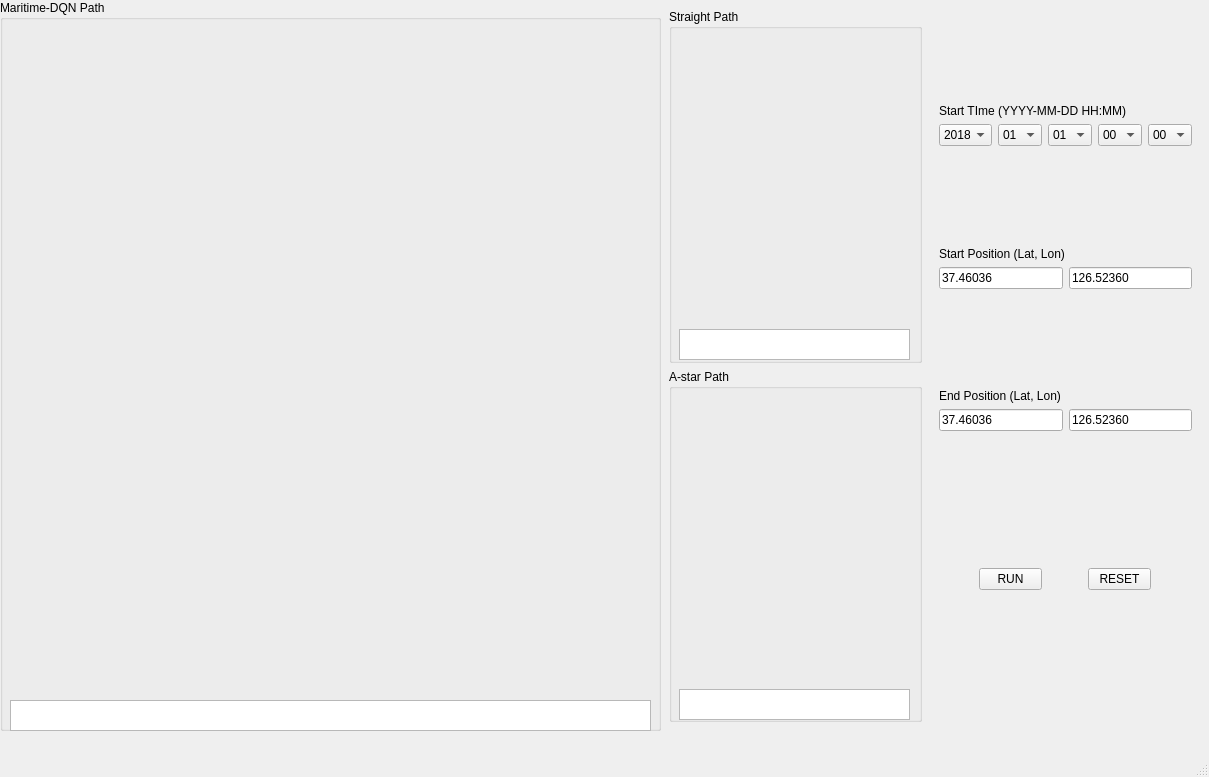
<?xml version="1.0" encoding="UTF-8"?>
<ui version="4.0">
 <class>MainWindow</class>
 <widget class="QMainWindow" name="MainWindow">
  <property name="geometry">
   <rect>
    <x>0</x>
    <y>0</y>
    <width>1209</width>
    <height>777</height>
   </rect>
  </property>
  <property name="windowTitle">
   <string>MainWindow</string>
  </property>
  <widget class="QWidget" name="centralwidget">
   <widget class="QFrame" name="right_panel">
    <property name="geometry">
     <rect>
      <x>930</x>
      <y>0</y>
      <width>271</width>
      <height>731</height>
     </rect>
    </property>
    <layout class="QVBoxLayout" name="verticalLayout">
     <item>
      <layout class="QVBoxLayout" name="verticalLayout_2">
       <item>
        <spacer name="verticalSpacer_3">
         <property name="sizeHint" stdset="0">
          <size>
           <width>20</width>
           <height>40</height>
          </size>
         </property>
        </spacer>
       </item>
       <item>
        <widget class="QLabel" name="label">
         <property name="text">
          <string>Start TIme (YYYY-MM-DD HH:MM)</string>
         </property>
        </widget>
       </item>
       <item>
        <layout class="QHBoxLayout" name="horizontalLayout_3">
         <item>
          <widget class="QComboBox" name="comboBox">
           <item>
            <property name="text">
             <string>2018</string>
            </property>
           </item>
           <item>
            <property name="text">
             <string>2019</string>
            </property>
           </item>
           <item>
            <property name="text">
             <string>2020</string>
            </property>
           </item>
          </widget>
         </item>
         <item>
          <widget class="QComboBox" name="comboBox_2">
           <item>
            <property name="text">
             <string>01</string>
            </property>
           </item>
           <item>
            <property name="text">
             <string>02</string>
            </property>
           </item>
           <item>
            <property name="text">
             <string>03</string>
            </property>
           </item>
           <item>
            <property name="text">
             <string>04</string>
            </property>
           </item>
           <item>
            <property name="text">
             <string>05</string>
            </property>
           </item>
           <item>
            <property name="text">
             <string>06</string>
            </property>
           </item>
           <item>
            <property name="text">
             <string>07</string>
            </property>
           </item>
           <item>
            <property name="text">
             <string>08</string>
            </property>
           </item>
           <item>
            <property name="text">
             <string>09</string>
            </property>
           </item>
           <item>
            <property name="text">
             <string>10</string>
            </property>
           </item>
           <item>
            <property name="text">
             <string>11</string>
            </property>
           </item>
           <item>
            <property name="text">
             <string>12</string>
            </property>
           </item>
          </widget>
         </item>
         <item>
          <widget class="QComboBox" name="comboBox_3">
           <item>
            <property name="text">
             <string>01</string>
            </property>
           </item>
           <item>
            <property name="text">
             <string>02</string>
            </property>
           </item>
           <item>
            <property name="text">
             <string>03</string>
            </property>
           </item>
           <item>
            <property name="text">
             <string>04</string>
            </property>
           </item>
           <item>
            <property name="text">
             <string>05</string>
            </property>
           </item>
           <item>
            <property name="text">
             <string>06</string>
            </property>
           </item>
           <item>
            <property name="text">
             <string>07</string>
            </property>
           </item>
           <item>
            <property name="text">
             <string>08</string>
            </property>
           </item>
           <item>
            <property name="text">
             <string>09</string>
            </property>
           </item>
           <item>
            <property name="text">
             <string>10</string>
            </property>
           </item>
           <item>
            <property name="text">
             <string>11</string>
            </property>
           </item>
           <item>
            <property name="text">
             <string>12</string>
            </property>
           </item>
           <item>
            <property name="text">
             <string>13</string>
            </property>
           </item>
           <item>
            <property name="text">
             <string>14</string>
            </property>
           </item>
           <item>
            <property name="text">
             <string>15</string>
            </property>
           </item>
           <item>
            <property name="text">
             <string>16</string>
            </property>
           </item>
           <item>
            <property name="text">
             <string>17</string>
            </property>
           </item>
           <item>
            <property name="text">
             <string>18</string>
            </property>
           </item>
           <item>
            <property name="text">
             <string>19</string>
            </property>
           </item>
           <item>
            <property name="text">
             <string>20</string>
            </property>
           </item>
           <item>
            <property name="text">
             <string>21</string>
            </property>
           </item>
           <item>
            <property name="text">
             <string>22</string>
            </property>
           </item>
           <item>
            <property name="text">
             <string>23</string>
            </property>
           </item>
           <item>
            <property name="text">
             <string>24</string>
            </property>
           </item>
           <item>
            <property name="text">
             <string>25</string>
            </property>
           </item>
           <item>
            <property name="text">
             <string>26</string>
            </property>
           </item>
           <item>
            <property name="text">
             <string>27</string>
            </property>
           </item>
           <item>
            <property name="text">
             <string>28</string>
            </property>
           </item>
           <item>
            <property name="text">
             <string>29</string>
            </property>
           </item>
           <item>
            <property name="text">
             <string>30</string>
            </property>
           </item>
           <item>
            <property name="text">
             <string>31</string>
            </property>
           </item>
          </widget>
         </item>
         <item>
          <widget class="QComboBox" name="comboBox_4">
           <item>
            <property name="text">
             <string>00</string>
            </property>
           </item>
           <item>
            <property name="text">
             <string>01</string>
            </property>
           </item>
           <item>
            <property name="text">
             <string>02</string>
            </property>
           </item>
           <item>
            <property name="text">
             <string>03</string>
            </property>
           </item>
           <item>
            <property name="text">
             <string>04</string>
            </property>
           </item>
           <item>
            <property name="text">
             <string>05</string>
            </property>
           </item>
           <item>
            <property name="text">
             <string>06</string>
            </property>
           </item>
           <item>
            <property name="text">
             <string>07</string>
            </property>
           </item>
           <item>
            <property name="text">
             <string>08</string>
            </property>
           </item>
           <item>
            <property name="text">
             <string>09</string>
            </property>
           </item>
           <item>
            <property name="text">
             <string>10</string>
            </property>
           </item>
           <item>
            <property name="text">
             <string>11</string>
            </property>
           </item>
           <item>
            <property name="text">
             <string>12</string>
            </property>
           </item>
           <item>
            <property name="text">
             <string>13</string>
            </property>
           </item>
           <item>
            <property name="text">
             <string>14</string>
            </property>
           </item>
           <item>
            <property name="text">
             <string>15</string>
            </property>
           </item>
           <item>
            <property name="text">
             <string>16</string>
            </property>
           </item>
           <item>
            <property name="text">
             <string>17</string>
            </property>
           </item>
           <item>
            <property name="text">
             <string>18</string>
            </property>
           </item>
           <item>
            <property name="text">
             <string>19</string>
            </property>
           </item>
           <item>
            <property name="text">
             <string>20</string>
            </property>
           </item>
           <item>
            <property name="text">
             <string>21</string>
            </property>
           </item>
           <item>
            <property name="text">
             <string>22</string>
            </property>
           </item>
           <item>
            <property name="text">
             <string>23</string>
            </property>
           </item>
          </widget>
         </item>
         <item>
          <widget class="QComboBox" name="comboBox_5">
           <item>
            <property name="text">
             <string>00</string>
            </property>
           </item>
           <item>
            <property name="text">
             <string>30</string>
            </property>
           </item>
          </widget>
         </item>
        </layout>
       </item>
       <item>
        <spacer name="verticalSpacer_9">
         <property name="sizeHint" stdset="0">
          <size>
           <width>20</width>
           <height>40</height>
          </size>
         </property>
        </spacer>
       </item>
       <item>
        <widget class="QLabel" name="label_2">
         <property name="text">
          <string>Start Position (Lat, Lon)</string>
         </property>
        </widget>
       </item>
       <item>
        <layout class="QHBoxLayout" name="horizontalLayout">
         <item>
          <widget class="QLineEdit" name="start_pos_lat">
           <property name="text">
            <string>37.46036</string>
           </property>
          </widget>
         </item>
         <item>
          <widget class="QLineEdit" name="start_pos_lon">
           <property name="text">
            <string>126.52360</string>
           </property>
          </widget>
         </item>
        </layout>
       </item>
       <item>
        <spacer name="verticalSpacer_6">
         <property name="sizeHint" stdset="0">
          <size>
           <width>20</width>
           <height>40</height>
          </size>
         </property>
        </spacer>
       </item>
       <item>
        <widget class="QLabel" name="label_3">
         <property name="text">
          <string>End Position (Lat, Lon)</string>
         </property>
        </widget>
       </item>
       <item>
        <layout class="QHBoxLayout" name="horizontalLayout_2">
         <item>
          <widget class="QLineEdit" name="end_pos_lat">
           <property name="text">
            <string>37.46036</string>
           </property>
          </widget>
         </item>
         <item>
          <widget class="QLineEdit" name="end_pos_lon">
           <property name="text">
            <string>126.52360</string>
           </property>
          </widget>
         </item>
        </layout>
       </item>
       <item>
        <spacer name="verticalSpacer_10">
         <property name="sizeHint" stdset="0">
          <size>
           <width>20</width>
           <height>40</height>
          </size>
         </property>
        </spacer>
       </item>
       <item>
        <layout class="QHBoxLayout" name="horizontalLayout_4">
         <item>
          <spacer name="horizontalSpacer_2">
           <property name="sizeHint" stdset="0">
            <size>
             <width>40</width>
             <height>20</height>
            </size>
           </property>
          </spacer>
         </item>
         <item>
          <widget class="QPushButton" name="run_button">
           <property name="text">
            <string>RUN</string>
           </property>
          </widget>
         </item>
         <item>
          <spacer name="horizontalSpacer">
           <property name="sizeHint" stdset="0">
            <size>
             <width>40</width>
             <height>20</height>
            </size>
           </property>
          </spacer>
         </item>
         <item>
          <widget class="QPushButton" name="reset_button">
           <property name="text">
            <string>RESET</string>
           </property>
          </widget>
         </item>
         <item>
          <spacer name="horizontalSpacer_3">
           <property name="sizeHint" stdset="0">
            <size>
             <width>40</width>
             <height>20</height>
            </size>
           </property>
          </spacer>
         </item>
        </layout>
       </item>
       <item>
        <spacer name="verticalSpacer_4">
         <property name="sizeHint" stdset="0">
          <size>
           <width>20</width>
           <height>40</height>
          </size>
         </property>
        </spacer>
       </item>
      </layout>
     </item>
    </layout>
   </widget>
   <widget class="QFrame" name="midle_panel">
    <property name="geometry">
     <rect>
      <x>660</x>
      <y>0</y>
      <width>271</width>
      <height>731</height>
     </rect>
    </property>
    <layout class="QVBoxLayout" name="verticalLayout_4">
     <item>
      <widget class="QGroupBox" name="groupBox">
       <property name="title">
        <string>Straight Path</string>
       </property>
       <widget class="QWidget" name="straight_canvas_widget" native="true">
        <property name="geometry">
         <rect>
          <x>20</x>
          <y>10</y>
          <width>251</width>
          <height>281</height>
         </rect>
        </property>
       </widget>
       <widget class="QTextBrowser" name="straight_fuel_cost">
        <property name="geometry">
         <rect>
          <x>10</x>
          <y>320</y>
          <width>231</width>
          <height>31</height>
         </rect>
        </property>
       </widget>
      </widget>
     </item>
     <item>
      <widget class="QGroupBox" name="groupBox_2">
       <property name="title">
        <string>A-star Path</string>
       </property>
       <widget class="QWidget" name="astar_canvas_widget" native="true">
        <property name="geometry">
         <rect>
          <x>20</x>
          <y>10</y>
          <width>251</width>
          <height>301</height>
         </rect>
        </property>
       </widget>
       <widget class="QTextBrowser" name="astar_fuel_cost">
        <property name="geometry">
         <rect>
          <x>10</x>
          <y>320</y>
          <width>231</width>
          <height>31</height>
         </rect>
        </property>
       </widget>
      </widget>
     </item>
    </layout>
   </widget>
   <widget class="QGroupBox" name="groupBox_3">
    <property name="geometry">
     <rect>
      <x>0</x>
      <y>0</y>
      <width>661</width>
      <height>731</height>
     </rect>
    </property>
    <property name="title">
     <string>Maritime-DQN Path</string>
    </property>
    <widget class="QWidget" name="dqn_canvas_widget" native="true">
     <property name="geometry">
      <rect>
       <x>10</x>
       <y>10</y>
       <width>643</width>
       <height>681</height>
      </rect>
     </property>
    </widget>
    <widget class="QTextBrowser" name="maritime_dqn_fuel_cost">
     <property name="geometry">
      <rect>
       <x>10</x>
       <y>700</y>
       <width>641</width>
       <height>31</height>
      </rect>
     </property>
    </widget>
   </widget>
  </widget>
  <widget class="QMenuBar" name="menubar">
   <property name="geometry">
    <rect>
     <x>0</x>
     <y>0</y>
     <width>1209</width>
     <height>21</height>
    </rect>
   </property>
  </widget>
  <widget class="QStatusBar" name="statusbar"/>
 </widget>
 <resources/>
 <connections/>
</ui>
